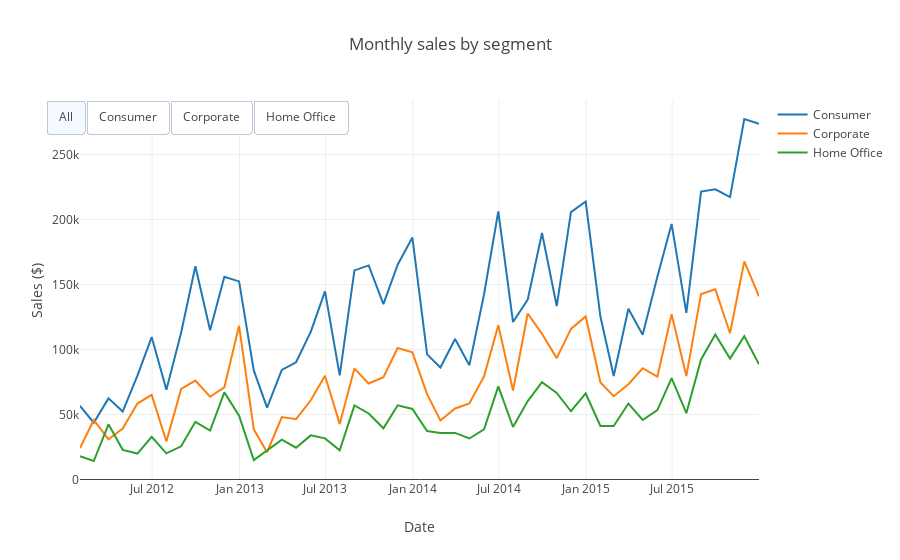

Write notebook code for a chart like this one.
### Code cell
fig = dict(data=data, layout=layout)
py.iplot(fig)
